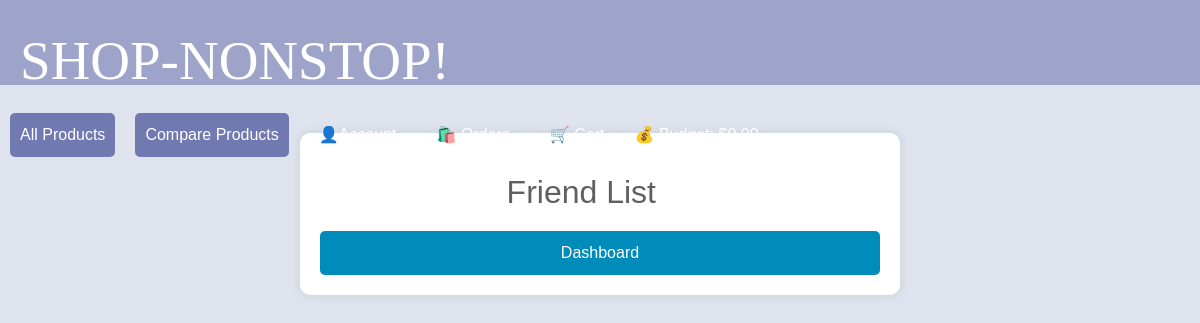
/view_friends (signed in), run on an earlier commit of the app's database.
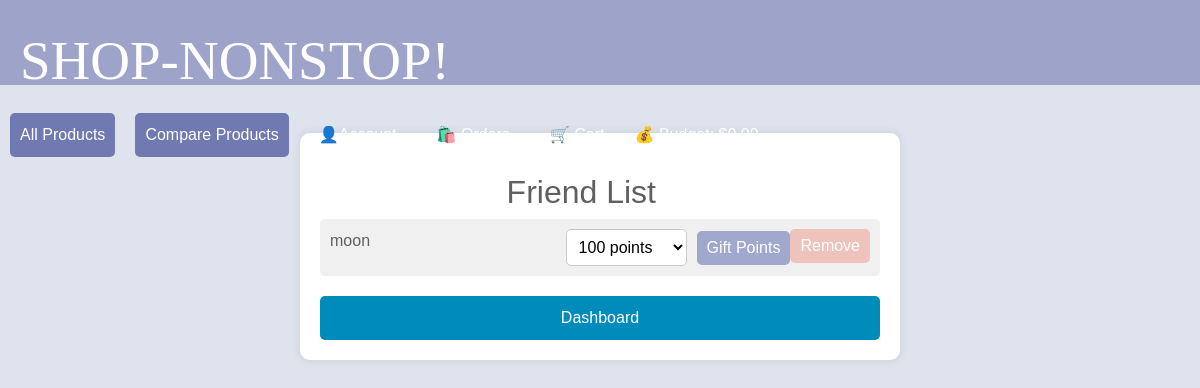
And on a later commit of the database.
### app/models.py (models this page shows, shortened)
class User(db.Model):
    id = db.Column(db.Integer, primary_key=True)
    username = db.Column(db.String(80), unique=True, nullable=False)
    email = db.Column(db.String(120), unique=True, nullable=False)
    password = db.Column(db.String(80), nullable=False)
    points = db.Column(db.Integer, default=0)
    vouchers = db.relationship('Voucher', secondary=user_vouchers,
                               backref=db.backref('users', lazy='dynamic'))
    friends = relationship(
        'User',
        secondary='friendship',
        primaryjoin=id == Friendship.user_id,
        secondaryjoin=id == Friendship.friend_id,
        backref='friend_of'
    )

### app/routes.py (the view)
@app.route('/view_friends')
def view_friends():
    current_username = session.get('username')
    if current_username:
        current_user = User.query.filter_by(username=current_username).first()
        if current_user:
            friends = current_user.friends
            return render_template('view_friends.html', friends=friends)
        else:
            flash('User not found!', 'error')
            return redirect(url_for('login'))
    else:
        flash('User not logged in!', 'error')
        return redirect(url_for('login'))

### app/templates/view_friends.html (shortened to what this page needs)
{% extends "base.html" %}
{% block content %}
</head>
<body>
    <br><br><div class="container">
        <div class="friend-list">
            <h2>Friend List</h2>
            <ul>
                {% for friend in friends %}
                    <li>
                        <span class="friend-name">{{ friend.username }}</span>
                        <form class="gift-form" action="{{ url_for('gift_points_to_friend', friend_id=friend.id) }}" method="POST">
                            <select name="points" id="points">
                                <option value="100">100 points</option>
                            </select>
                            <button class="gift-button" type="submit">Gift Points</button>
                        </form>
                        <form action="/remove_friend/{{ friend.id }}" method="POST">
                            <button class="remove-button" type="submit">Remove</button>
                        </form>
                    </li>
                {% endfor %}
            </ul>
        </div>
        <a href="{{ url_for('dashboard', username=session.get('username')) }}" class="dashboard-button">Dashboard</a>
    </div>
</body>
{% endblock %}

What changed in the data, as far as the page shows it:
now on this page (row edited): User: username "moon"
